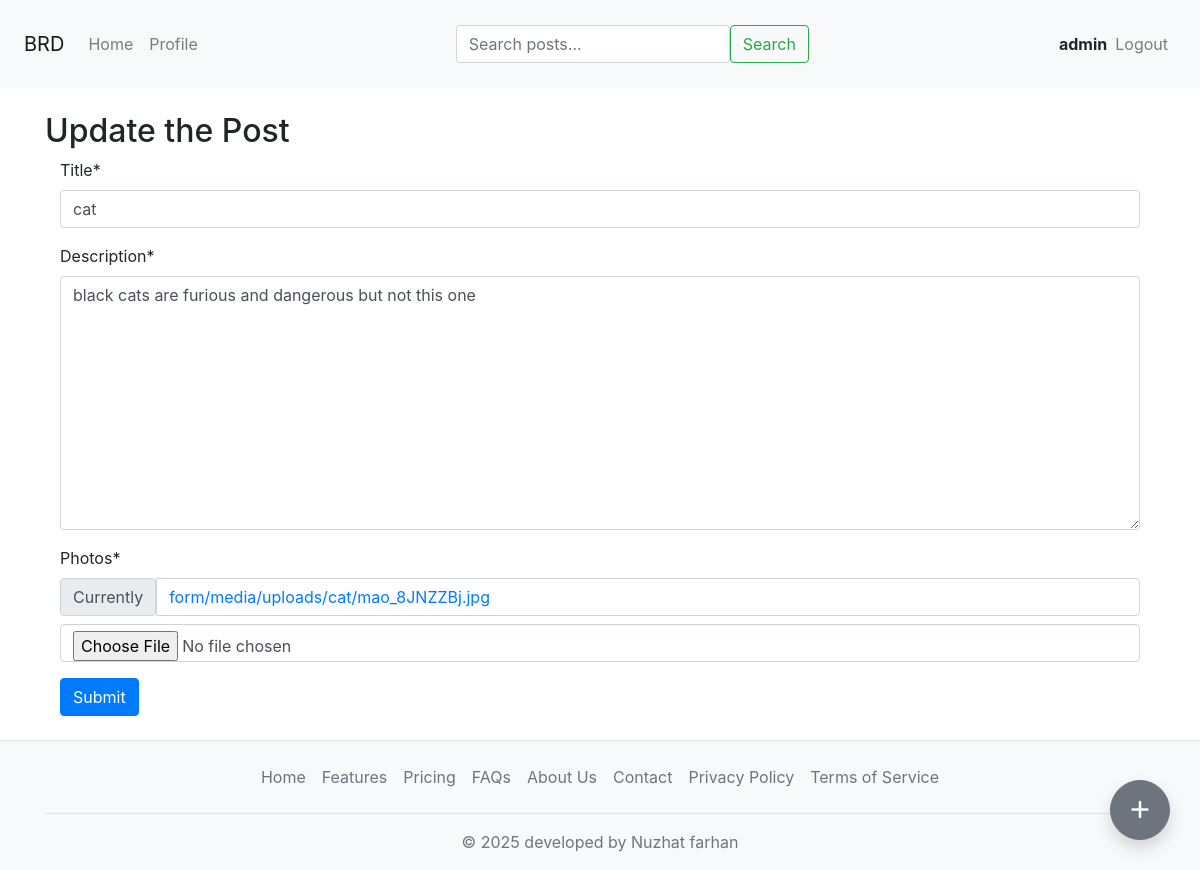
Screenshot of /edit/7 (signed in) with the database file from the repository.
### socialApplication/models.py (models this page shows, shortened)
class addPost(models.Model):
    title = models.CharField(max_length=50)
    description = models.TextField()
    photos = models.ImageField(upload_to=upload_file_directory_by_name,default="None")
    created_at = models.DateTimeField(auto_now_add=True)
    user = models.ForeignKey(User, blank=True, null=True, on_delete=models.CASCADE)

### socialApplication/views.py (the view)
# urls.py: path('edit/<int:id>', views.edit, name='edit'),
@login_required(login_url='custom login')
def edit(request,id):
    editPost = models.addPost.objects.get(id = id)
    if request.method == 'POST':
        postForm = forms.AddPostForm(request.POST,request.FILES,instance=editPost)
        if postForm.is_valid():
            instance1 = postForm.save(commit=False)
            instance1.user = request.user
            instance1.save()
            messages.success(request, "Post updated successfully.")
            return redirect('profile')
    else:
        postForm = forms.AddPostForm(instance=editPost)
    return render(request, 'editPost.html', {'postForm': postForm, 'edit': True})

### socialApplication/forms.py
class AddPostForm(forms.ModelForm):
    class Meta:
        model = addPost
        fields = ['title','description','photos']

### templates/editPost.html (shortened to what this page needs)
{% extends "index.html" %}
{% load crispy_forms_tags %}
{% block content %}
    <h2>Update the Post</h2>
    <form class="container" method="post" enctype="multipart/form-data">
        {{ postForm|crispy }}
        <button type="submit" class="btn btn-primary">Submit</button>
    </form>
{% endblock %}

### templates/index.html (shortened to what this page needs)
{% load static %}
<!DOCTYPE html>
<html lang="en">
<head>
    <link rel="stylesheet" href="static/css/style.css">
    <link rel="stylesheet" href="https://stackpath.bootstrapcdn.com/bootstrap/4.5.2/css/bootstrap.min.css">
    <link rel="stylesheet" href="https://cdnjs.cloudflare.com/ajax/libs/font-awesome/7.0.1/css/all.min.css" />
</head>
<body>
<nav class="navbar navbar-expand-lg navbar-light bg-light p-4">
    <a class="navbar-brand ms-3" href="#">BRD</a>
    <div class="collapse navbar-collapse justify-content-between" id="navbarContent">
        <ul class="navbar-nav">
            <li class="nav-item {% if request.resolver_match.url_name == 'home' %}active{% endif %}">
                <a class="nav-link" href="{% url 'home' %}"><span>Home</span></a>
            </li>
           <li class="nav-item {% if request.resolver_match.url_name == 'profile' %}active{% endif %}">
               <a class="nav-link" href="{% url 'profile' %}">Profile</a>
            </li>
        </ul>
       <form class="form-inline d-flex mx-auto" method="get" action="{% url 'post_list' %}">
    <input class="form-control me-2" type="search" name="q" placeholder="Search posts..." aria-label="Search" value="{{ request.GET.q }}">
    <button class="btn btn-outline-success" type="submit">Search</button>
</form>
        <ul class="navbar-nav">
            {% if user.is_authenticated %}
            <li class="nav-item d-flex align-items-center">
                <b>{{ user }}</b>
                <a class="nav-link" href="{% url 'logout' %}">Logout</a>
            </li>
            {% endif %}
        </ul>
    </div>
</nav>
<main class="container my-4">
    {% block content %}
    {% endblock %}
</main>
<a href="{% url 'create' %}"
   class="btn btn-secondary btn-lg rounded-circle shadow
          position-fixed d-flex justify-content-center align-items-center"
   style="bottom: 30px; right: 30px; width: 60px; height: 60px; z-index: 1050;">
    <i class="fas fa-plus"></i>
</a>
<footer class="py-3 mt-auto bg-light border-top">
  <div class="container">
    <ul class="nav justify-content-center border-bottom pb-3 mb-3">
      <li class="nav-item"><a href="/" class="nav-link px-2 text-muted">Home</a></li>
      <li class="nav-item"><a href="" class="nav-link px-2 text-muted">Features</a></li>
      <li class="nav-item"><a href="" class="nav-link px-2 text-muted">Pricing</a></li>
      <li class="nav-item"><a href="" class="nav-link px-2 text-muted">FAQs</a></li>
      <li class="nav-item"><a href="" class="nav-link px-2 text-muted">About Us</a></li>
      <li class="nav-item"><a href="" class="nav-link px-2 text-muted">Contact</a></li>
      <li class="nav-item"><a href="" class="nav-link px-2 text-muted">Privacy Policy</a></li>
      <li class="nav-item"><a href="" class="nav-link px-2 text-muted">Terms of Service</a></li>
    </ul>
    <p class="text-center text-muted mb-0">&copy; 2025 developed by Nuzhat farhan </p>
  </div>
</footer>
</body>
</html>

### rows the page displays
addPost: title "cat", description "black cats are furious and dangerous but not this one"

### other values shown
{{ user }} "admin"
